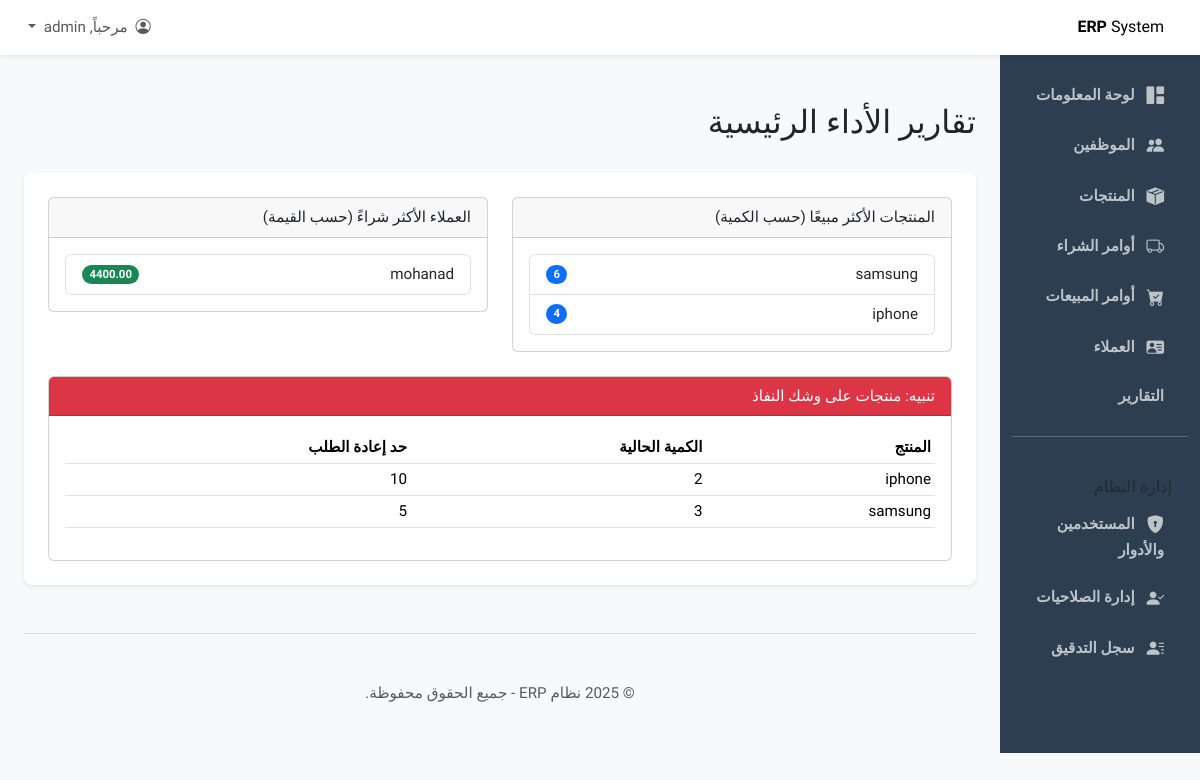
Page /reports/ (signed in) on the earlier database version.
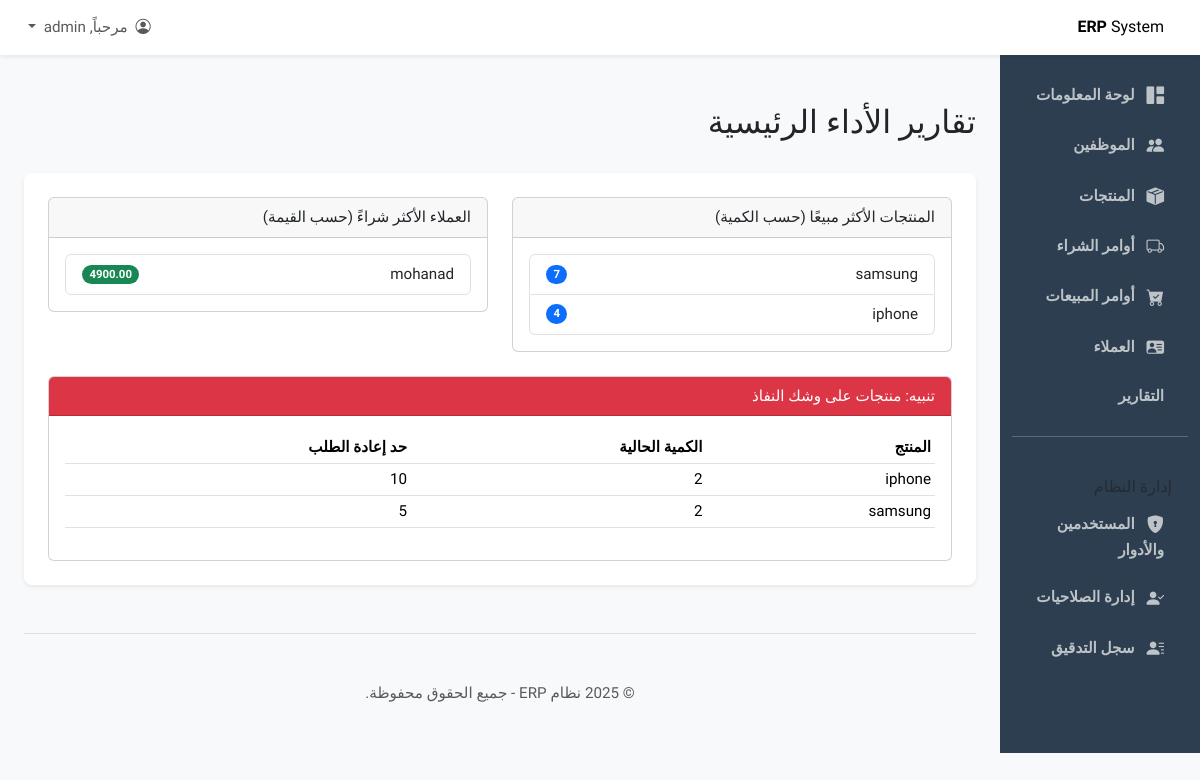
Same page on the later database version.
### sales/models.py (models this page shows, shortened)
class Customer(models.Model):
    name = models.CharField(max_length=200, verbose_name="اسم العميل")
    email = models.EmailField(blank=True, null=True, verbose_name="البريد الإلكتروني")
    phone_number = models.CharField(max_length=20, blank=True, null=True, verbose_name="رقم الهاتف")
    address = models.TextField(blank=True, null=True, verbose_name="العنوان")
    class Meta:
        verbose_name = "العميل"
        verbose_name_plural = "العملاء"

### inventory/models.py (models this page shows, shortened)
class Product(models.Model):
    name = models.CharField(max_length=200, unique=True, verbose_name="اسم المنتج")
    description = models.TextField(blank=True, null=True, verbose_name="الوصف")
    sku = models.CharField(max_length=50, unique=True, verbose_name="SKU (رقم المنتج)")
    purchase_price = models.DecimalField(max_digits=10, decimal_places=2, verbose_name="سعر الشراء")
    sale_price = models.DecimalField(max_digits=10, decimal_places=2, verbose_name="سعر البيع")
    quantity_in_stock = models.PositiveIntegerField(default=0, verbose_name="الكمية في المخزون")
    unit_of_measure = models.CharField(max_length=50, verbose_name="وحدة القياس", help_text="مثال: قطعة، كجم، لتر")
    supplier = models.ForeignKey(Supplier, on_delete=models.SET_NULL, null=True, blank=True, verbose_name="المورد")
    reorder_level = models.PositiveIntegerField(default=10, verbose_name="حد إعادة الطلب")
    history = HistoricalRecords()
    class Meta:
        verbose_name = "المنتج"
        verbose_name_plural = "المنتجات"

### reports/views.py (the view)
# urls.py: path('', views.reports_view, name='main_report'),
@login_required
@permission_required('reports.view_report', raise_exception=True) # سننشئ هذه الصلاحية لاحقًا
def reports_view(request):
    top_selling_products = OrderItem.objects.values('product__name').annotate(
        total_quantity_sold=Sum('quantity')
    ).order_by('-total_quantity_sold')[:10] # أعلى 10 منتجات
    top_customers = SalesOrder.objects.values('customer__name').annotate(
        total_spent=Sum('total_amount')
    ).order_by('-total_spent')[:10] # أعلى 10 عملاء
    low_stock_products = Product.objects.filter(quantity_in_stock__lte=F('reorder_level'))
    context = {
        'top_selling_products': top_selling_products,
        'top_customers': top_customers,
        'low_stock_products': low_stock_products,
    }
    return render(request, 'reports/main_report.html', context)

### reports/templates/reports/main_report.html (shortened to what this page needs)
{% extends "base.html" %}
{% block page_title %}تقارير الأداء الرئيسية{% endblock %}
{% block content %}
<div class="row">
    <div class="col-md-6">
        <div class="card">
            <div class="card-header">المنتجات الأكثر مبيعًا (حسب الكمية)</div>
            <div class="card-body">
                <ul class="list-group">
                    {% for product in top_selling_products %}
                        <li class="list-group-item d-flex justify-content-between align-items-center">
                            {{ product.product__name }}
                            <span class="badge bg-primary rounded-pill">{{ product.total_quantity_sold }}</span>
                        </li>
                    {% empty %}
                        <li class="list-group-item">لا توجد بيانات مبيعات لعرضها.</li>
                    {% endfor %}
                </ul>
            </div>
        </div>
    </div>
    <div class="col-md-6">
        <div class="card">
            <div class="card-header">العملاء الأكثر شراءً (حسب القيمة)</div>
            <div class="card-body">
                <ul class="list-group">
                    {% for customer in top_customers %}
                        <li class="list-group-item d-flex justify-content-between align-items-center">
                            {{ customer.customer__name }}
                            <span class="badge bg-success rounded-pill">{{ customer.total_spent|floatformat:2 }}</span>
                        </li>
                    {% empty %}
                        <li class="list-group-item">لا توجد بيانات طلبات لعرضها.</li>
                    {% endfor %}
                </ul>
            </div>
        </div>
    </div>
</div>
<div class="row mt-4">
    <div class="col-md-12">
        <div class="card">
            <div class="card-header text-white bg-danger">تنبيه: منتجات على وشك النفاذ</div>
            <div class="card-body">
                <table class="table table-sm">
                    <thead>
                        <tr>
                            <th>المنتج</th>
                            <th>الكمية الحالية</th>
                            <th>حد إعادة الطلب</th>
                        </tr>
                    </thead>
                    <tbody>
                        {% for product in low_stock_products %}
                        <tr>
                            <td>{{ product.name }}</td>
                            <td>{{ product.quantity_in_stock }}</td>
                            <td>{{ product.reorder_level }}</td>
                        </tr>
                        {% empty %}
                        <tr>
                            <td colspan="3" class="text-center">لا توجد منتجات على وشك النفاذ حاليًا.</td>
                        </tr>
                        {% endfor %}
                    </tbody>
                </table>
            </div>
        </div>
    </div>
</div>
{% endblock %}

Differences in the rows shown:
computed for Customer "mohanad": total_spent "4400.00" → "4900.00"
changed Product "samsung": quantity_in_stock "3" → "2"
Other differences:
new list line: "samsung 7"
list line gone: "samsung 6"
